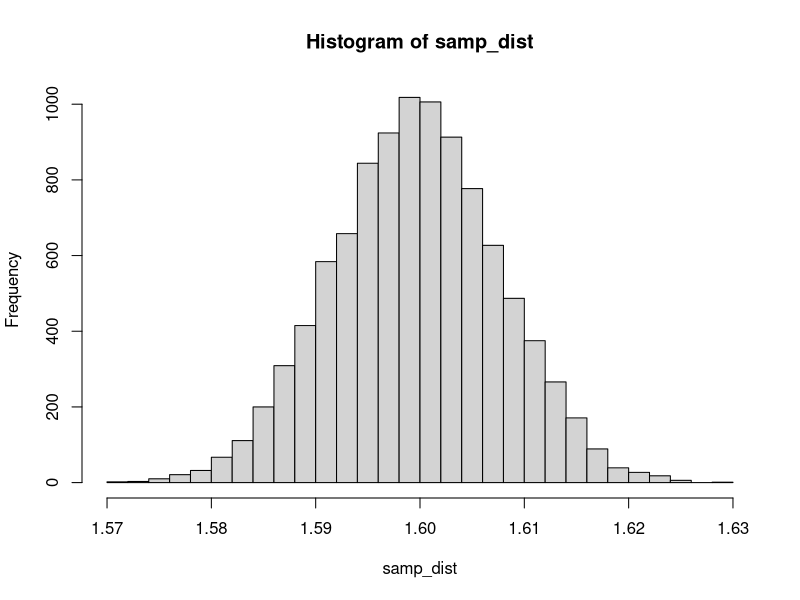
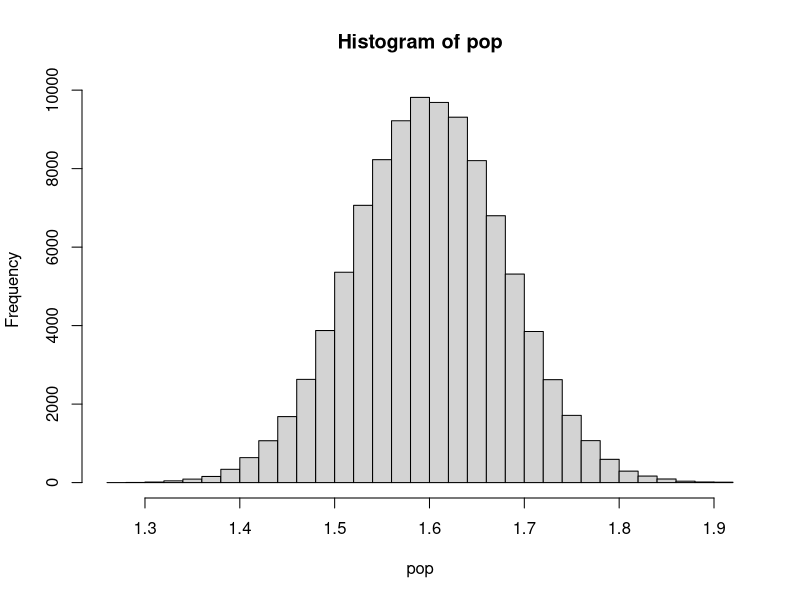

R code for these plots, in order:
#Giữ giá trị cố định khi giả lập dữ liệu
set.seed(300)

#Giả lập dữ liêu với 100000 phần tử có giá trị trung bình là 1.6 với độ lệch chuẩn là 0.08 (Giả lập chiều cao)
pop <- rnorm(100000, mean = 1.6, sd = 0.08)

#Tính giá trị trung bình của tổng thể
mu <- mean(pop); mu

#Lấy mẫu 100 phần tử
n <- 100; sample1 <- sample(pop, n)

#Tính trung bình mẫu
x_bar <- mean(sample1); x_bar

#Lặp lại việc lấy mẫu 10000 rồi tính trung bình mỗi lần lấy
samp_dist <- replicate(10000, mean(sample(pop, n)))

#Tính trung bình của 10000 lần lấy mẫu
mean(samp_dist); sd(samp_dist); hist(samp_dist, breaks = 40)

sd(pop); hist(pop, breaks = 40)